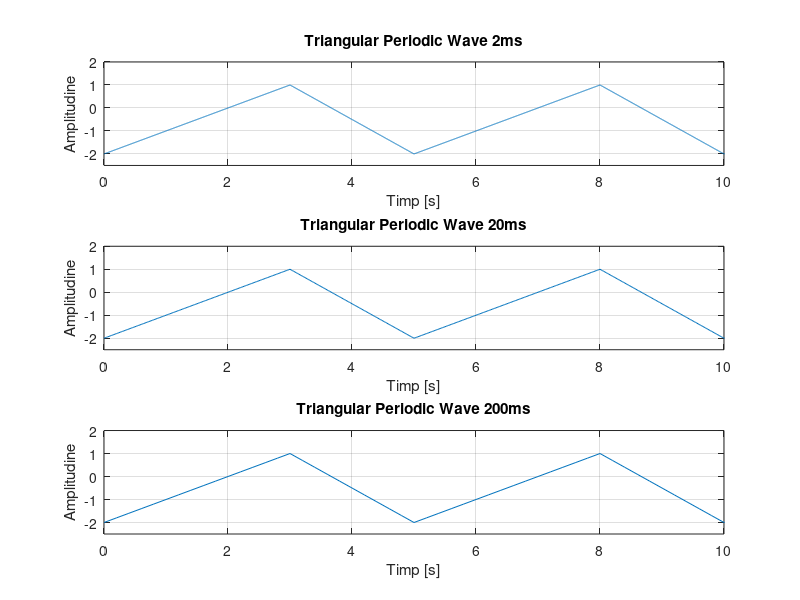

Here is the MATLAB script that generated this plot:
T=5;          		                               	
t=0:0.002:3*T;                              %am inmultit t cu T pt a afisa mai multe perioade ale semnalului
x = -0.5+1.5*sawtooth(2*pi*0.2*t,0.6);		%am reglat variabila de reglaj 0.6 pt ca panta sa fie egala cu 1
							
subplot(3,1,1)		
plot(t,x);
xlabel('Timp [s]')
ylabel('Amplitudine')
title('Triangular Periodic Wave 2ms')
axis([0 10 -2.5 2])
grid

t=0:0.02:3*T;
x = -0.5+1.5*sawtooth(2*pi*0.2*t,0.6);
subplot(3,1,2)
plot(t,x);
xlabel('Timp [s]')
ylabel('Amplitudine')
title('Triangular Periodic Wave 20ms')
axis([0 10 -2.5 2])
grid

t=0:0.2:3*T;
x = -0.5+1.5*sawtooth(2*pi*0.2*t,0.6);
subplot(3,1,3)
plot(t,x);
xlabel('Timp [s]')
ylabel('Amplitudine')
title('Triangular Periodic Wave 200ms')
axis([0 10 -2.5 2])
grid